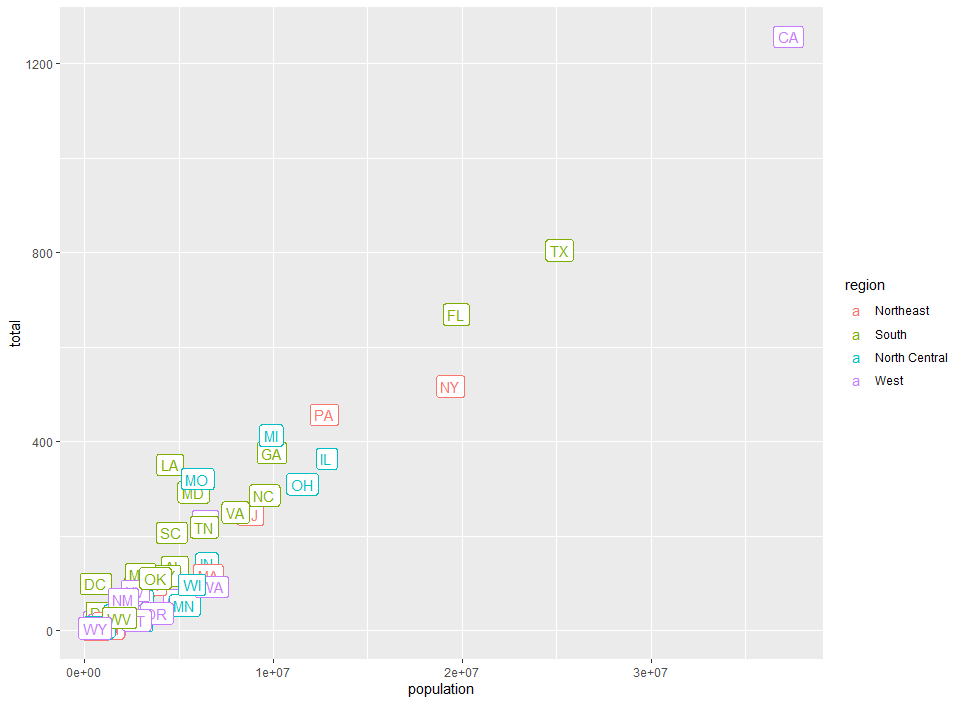

Generate this figure with R:
library(dslabs)
library(tidyverse)
data (murders)

murders %>%
  ggplot(aes(population, total, label = abb, color = region)) +
  geom_label()
